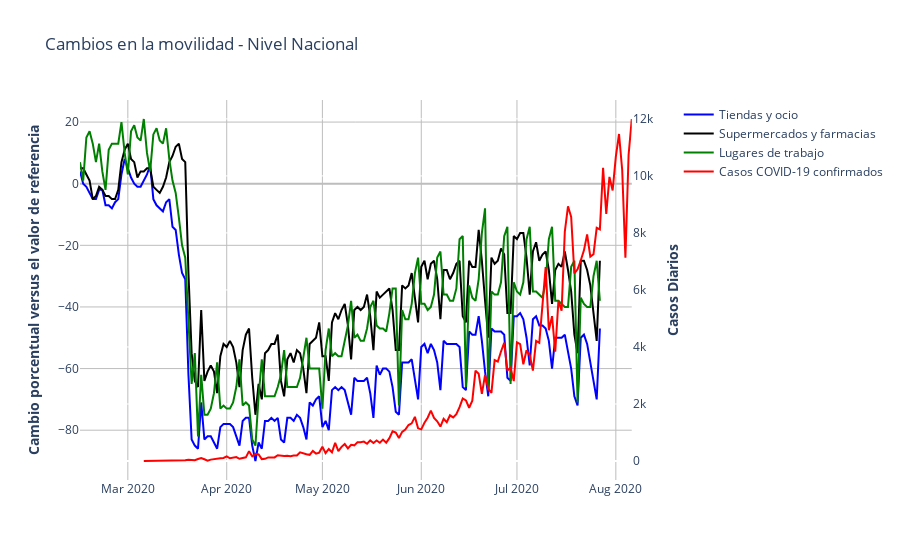

Notebook source saved alongside this figure:
### Markdown cell above
## Casos confirmados y Movilidad de Google

Nivel Nacional

### Code cell
fig = make_subplots(specs=[[{"secondary_y": True}]],)

fig.add_trace(go.Scatter(
                x=df_g_colN.date,
                y=df_g_colN['retail_and_recreation_percent_change_from_baseline'],
                name="Tiendas y ocio",
                line_color='Blue',
                opacity=1), secondary_y=False,)

fig.add_trace(go.Scatter(
                x=df_g_colN.date,
                y=df_g_colN['grocery_and_pharmacy_percent_change_from_baseline'],
                name="Supermercados y farmacias",
                line_color='black',
                opacity=1), secondary_y=False,)

fig.add_trace(go.Scatter(
                x=df_g_colN.date,
                y=df_g_colN['workplaces_percent_change_from_baseline'],
                name="Lugares de trabajo",
                line_color='green',
                opacity=1), secondary_y=False,)

fig.add_trace(go.Scatter(
                x=df_covid_nac.date,
                y=df_covid_nac['casos'],
                name="Casos COVID-19 confirmados",
                line_color='red',
                opacity=1), secondary_y=True,)

# Titulo
fig.update_layout(
    title_text="Cambios en la movilidad - Nivel Nacional", 
    paper_bgcolor='rgba(0,0,0,0)',
    plot_bgcolor='rgba(0,0,0,0)',
   
)
# Set x-axis title

#title_text="<b>Periodo mensual ( Enero 2014 - Enero 2020)</b>"

fig.update_xaxes(gridcolor='#bdbdbd')

# Set y-axes titles
fig.update_yaxes(title_text="<b>Cambio porcentual versus el valor de referencia</b>", secondary_y=False,gridcolor='#bdbdbd',zerolinecolor='#bdbdbd')

fig.update_yaxes(title_text="<b>Casos Diarios</b>", secondary_y=True)

fig.show()

### Figure 1 — Plotly figure (JSON) as saved in the notebook; plotly's stock layout.template omitted (floating-point values rounded to 4 significant figures; data arrays with more than 128 entries replaced by an {"elided": "..."} marker saying what was removed)
{"data": [{"line": {"color": "Blue"}, "name": "Tiendas y ocio", "opacity": 1, "type": "scatter", "x": {"elided": "164 str values"}, "xaxis": "x", "y": {"elided": "164 int values"}, "yaxis": "y"}, {"line": {"color": "black"}, "name": "Supermercados y farmacias", "opacity": 1, "type": "scatter", "x": {"elided": "164 str values"}, "xaxis": "x", "y": {"elided": "164 int values"}, "yaxis": "y"}, {"line": {"color": "green"}, "name": "Lugares de trabajo", "opacity": 1, "type": "scatter", "x": {"elided": "164 str values"}, "xaxis": "x", "y": {"elided": "164 int values"}, "yaxis": "y"}, {"line": {"color": "red"}, "name": "Casos COVID-19 confirmados", "opacity": 1, "type": "scatter", "x": {"elided": "151 str values"}, "xaxis": "x", "y": {"elided": "151 int values"}, "yaxis": "y2"}], "layout": {"paper_bgcolor": "rgba(0,0,0,0)", "plot_bgcolor": "rgba(0,0,0,0)", "title": {"text": "Cambios en la movilidad - Nivel Nacional"}, "xaxis": {"anchor": "y", "domain": [0, 0.94], "gridcolor": "#bdbdbd"}, "yaxis": {"anchor": "x", "domain": [0, 1], "gridcolor": "#bdbdbd", "title": {"text": "<b>Cambio porcentual versus el valor de referencia</b>"}, "zerolinecolor": "#bdbdbd"}, "yaxis2": {"anchor": "x", "overlaying": "y", "side": "right", "title": {"text": "<b>Casos Diarios</b>"}}}}
